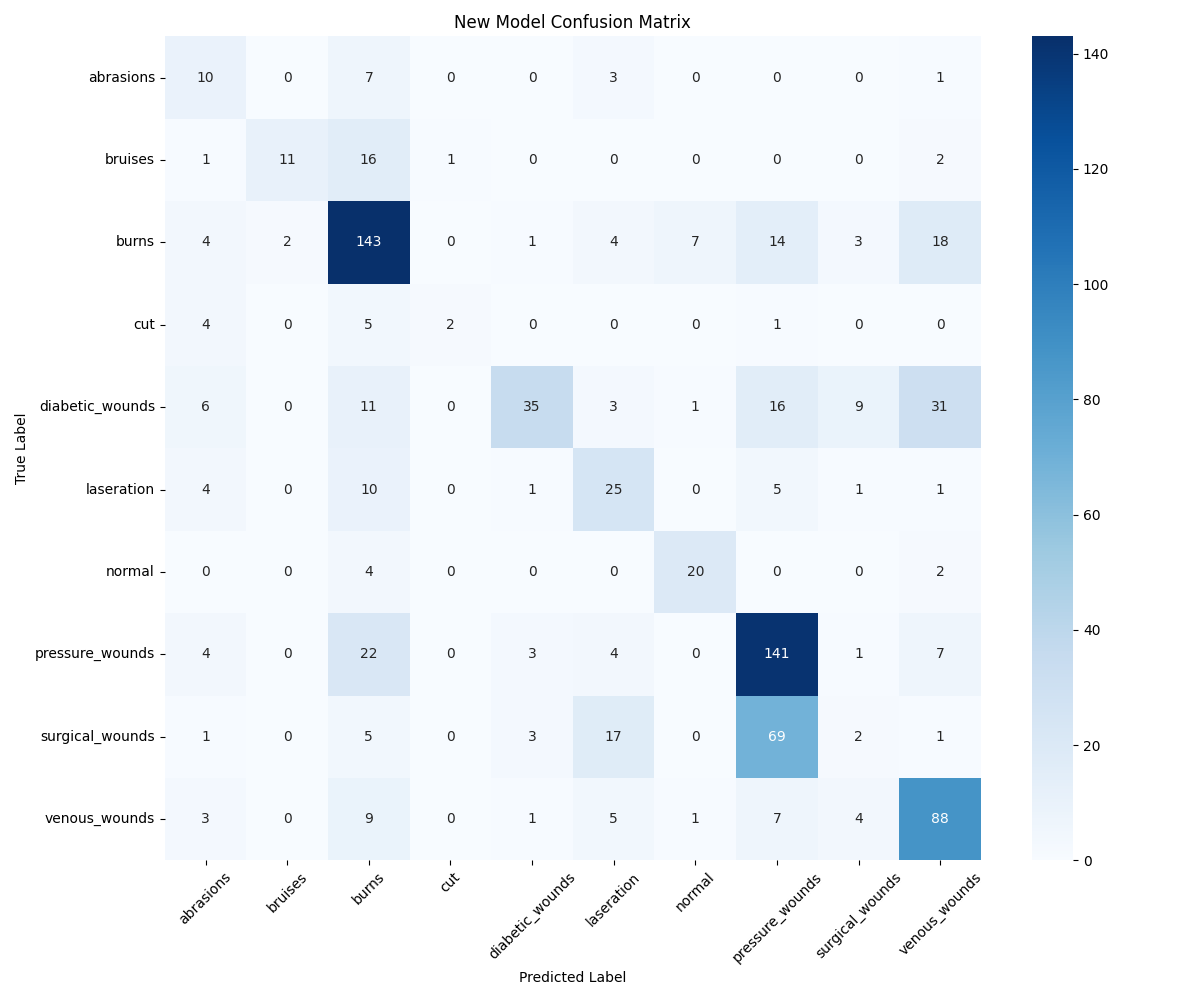

The script that saved this image:
# model_comparison.py
import os
import numpy as np
from tensorflow.keras.models import load_model, Sequential
from tensorflow.keras.preprocessing.image import ImageDataGenerator
from sklearn.metrics import classification_report, confusion_matrix
import matplotlib.pyplot as plt
import seaborn as sns
import tensorflow as tf
from tensorflow.keras.layers import *

# Set random seed for reproducibility
np.random.seed(42)

def create_model():
    """Create the model architecture"""
    model = Sequential([
        Conv2D(32, (3, 3), activation='relu', input_shape=(224, 224, 3)),
        MaxPooling2D(2, 2),
        Conv2D(64, (3, 3), activation='relu'),
        MaxPooling2D(2, 2),
        Conv2D(128, (3, 3), activation='relu'),
        MaxPooling2D(2, 2),
        Flatten(),
        Dense(512, activation='relu'),
        Dropout(0.5),
        Dense(10, activation='softmax')
    ])
    return model

# Define paths
current_dir = os.path.dirname(os.path.abspath(__file__))
root_dir = os.path.dirname(current_dir)  # Get parent directory
validation_dir = os.path.join(current_dir, 'dataset', 'validation')
old_model_path = os.path.join(root_dir, 'wound_model_processed.h5')
new_model_path = os.path.join(root_dir, 'wound_model.h5')

# Print paths for verification
print(f"Validation data directory: {validation_dir}")
print(f"Old model path: {old_model_path}")
print(f"New model path: {new_model_path}")

# Image parameters
img_width, img_height = 224, 224
batch_size = 32

# Create data generator for validation
validation_datagen = ImageDataGenerator(rescale=1./255)

# Load validation data
validation_generator = validation_datagen.flow_from_directory(
    validation_dir,
    target_size=(img_width, img_height),
    batch_size=batch_size,
    class_mode='categorical',
    shuffle=False  # Important for maintaining order
)

# Load both models
print("\nLoading models...")
try:
    # Create new model instances
    old_model = create_model()
    new_model = create_model()
    
    # Load weights
    old_model.load_weights(old_model_path)
    new_model.load_weights(new_model_path)
    
    # Compile models
    old_model.compile(
        optimizer='adam',
        loss='categorical_crossentropy',
        metrics=['accuracy']
    )
    new_model.compile(
        optimizer='adam',
        loss='categorical_crossentropy',
        metrics=['accuracy']
    )
    
    print("Models loaded successfully!")
except Exception as e:
    print(f"Error loading models: {str(e)}")
    raise

# Get predictions from both models
print("\nGenerating predictions...")
old_predictions = old_model.predict(validation_generator)
validation_generator.reset()  # Reset generator for new predictions
new_predictions = new_model.predict(validation_generator)

# Get true labels
true_labels = validation_generator.classes
class_names = list(validation_generator.class_indices.keys())

# Convert predictions to class labels
old_pred_classes = np.argmax(old_predictions, axis=1)
new_pred_classes = np.argmax(new_predictions, axis=1)

# Generate classification reports
print("\nOld Model Performance:")
print(classification_report(true_labels, old_pred_classes, target_names=class_names))

print("\nNew Model Performance:")
print(classification_report(true_labels, new_pred_classes, target_names=class_names))

# Create confusion matrices
def plot_confusion_matrix(true_labels, predictions, title, class_names):
    cm = confusion_matrix(true_labels, predictions)
    plt.figure(figsize=(12, 10))
    sns.heatmap(cm, annot=True, fmt='d', cmap='Blues',
                xticklabels=class_names,
                yticklabels=class_names)
    plt.title(title)
    plt.ylabel('True Label')
    plt.xlabel('Predicted Label')
    plt.xticks(rotation=45)
    plt.tight_layout()
    return cm

# Plot confusion matrices
plt.figure(figsize=(20, 10))

plt.subplot(1, 2, 1)
old_cm = plot_confusion_matrix(true_labels, old_pred_classes, 
                             'Old Model Confusion Matrix', class_names)

plt.subplot(1, 2, 2)
new_cm = plot_confusion_matrix(true_labels, new_pred_classes, 
                             'New Model Confusion Matrix', class_names)

plt.savefig(os.path.join(current_dir, 'model_comparison.png'))
plt.close()

# Calculate per-class accuracy
def calculate_class_metrics(cm, class_names):
    metrics = {}
    for i, class_name in enumerate(class_names):
        true_positive = cm[i, i]
        false_negative = np.sum(cm[i, :]) - true_positive
        false_positive = np.sum(cm[:, i]) - true_positive
        true_negative = np.sum(cm) - true_positive - false_negative - false_positive
        
        accuracy = (true_positive + true_negative) / np.sum(cm)
        precision = true_positive / (true_positive + false_positive) if (true_positive + false_positive) > 0 else 0
        recall = true_positive / (true_positive + false_negative) if (true_positive + false_negative) > 0 else 0
        f1 = 2 * (precision * recall) / (precision + recall) if (precision + recall) > 0 else 0
        
        metrics[class_name] = {
            'accuracy': accuracy,
            'precision': precision,
            'recall': recall,
            'f1': f1
        }
    return metrics

# Calculate and compare metrics
old_metrics = calculate_class_metrics(old_cm, class_names)
new_metrics = calculate_class_metrics(new_cm, class_names)

# Print detailed comparison
print("\nDetailed Comparison by Wound Type:")
print("-" * 80)
print(f"{'Wound Type':<20} {'Metric':<10} {'Old Model':>10} {'New Model':>10} {'Difference':>10}")
print("-" * 80)

for wound_type in class_names:
    for metric in ['accuracy', 'precision', 'recall', 'f1']:
        old_value = old_metrics[wound_type][metric]
        new_value = new_metrics[wound_type][metric]
        difference = new_value - old_value
        print(f"{wound_type:<20} {metric:<10} {old_value:>10.3f} {new_value:>10.3f} {difference:>10.3f}")
    print("-" * 80)

# Save comparison results to file
results_file = os.path.join(current_dir, 'model_comparison_results.txt')
with open(results_file, 'w') as f:
    f.write("Model Comparison Results\n")
    f.write("=" * 50 + "\n\n")
    
    f.write("Old Model Performance:\n")
    f.write(classification_report(true_labels, old_pred_classes, target_names=class_names))
    f.write("\n\nNew Model Performance:\n")
    f.write(classification_report(true_labels, new_pred_classes, target_names=class_names))
    
    f.write("\n\nDetailed Comparison by Wound Type:\n")
    f.write("-" * 80 + "\n")
    f.write(f"{'Wound Type':<20} {'Metric':<10} {'Old Model':>10} {'New Model':>10} {'Difference':>10}\n")
    f.write("-" * 80 + "\n")
    
    for wound_type in class_names:
        for metric in ['accuracy', 'precision', 'recall', 'f1']:
            old_value = old_metrics[wound_type][metric]
            new_value = new_metrics[wound_type][metric]
            difference = new_value - old_value
            f.write(f"{wound_type:<20} {metric:<10} {old_value:>10.3f} {new_value:>10.3f} {difference:>10.3f}\n")
        f.write("-" * 80 + "\n")

print("\nComparison analysis completed!")
print(f"- Confusion matrices saved as 'model_comparison.png'")
print(f"- Detailed results saved as 'model_comparison_results.txt'") 